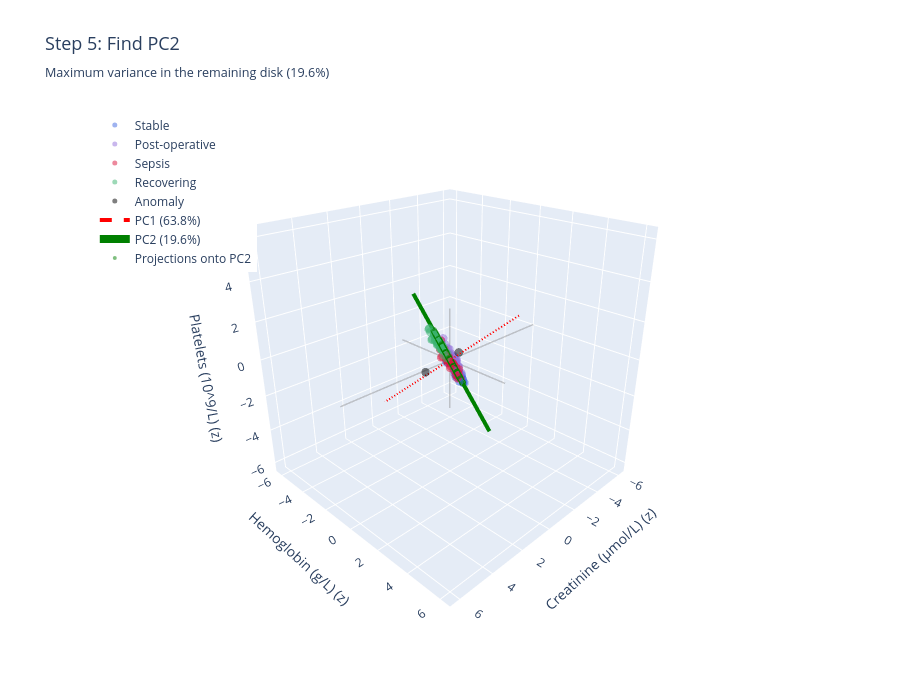

Notebook cell for this chart:
### Markdown cell above
---

## Step 5: Finding PC2

Now we repeat the process on the deflated data:
- Find the direction of maximum variance in the remaining data
- This direction is **automatically perpendicular to PC1**

Why perpendicular? Because we removed all variance along PC1!

### Code cell
def plot_step_5_find_pc2(standardized_data, deflated_data, states, pca_model):
    """Step 5: Find PC2 in the deflated data."""
    
    feature_names_3d = [FEATURE_NAMES[i] for i in SELECTED_3D_FEATURES]
    
    pc1 = pca_model.components_[0]
    pc2 = pca_model.components_[1]
    
    # Project deflated data onto PC2
    projections_pc2 = deflated_data @ pc2
    projected_points_pc2 = np.outer(projections_pc2, pc2)
    
    var_pc1 = pca_model.explained_variance_ratio_[0] * 100
    var_pc2 = pca_model.explained_variance_ratio_[1] * 100
    
    fig = go.Figure()
    
    # Add centered axes
    add_centered_axes(fig, standardized_data)
    
    # Deflated data colored by state
    for state in ['Stable', 'Post-operative', 'Sepsis', 'Recovering', 'Anomaly']:
        mask = states == state
        if not np.any(mask):
            continue
        
        fig.add_trace(go.Scatter3d(
            x=deflated_data[mask, 0], y=deflated_data[mask, 1], z=deflated_data[mask, 2],
            mode='markers',
            marker=dict(size=5, color=STATE_COLORS[state], opacity=0.5),
            name=f'{state}'
        ))
    
    # PC1 axis (dashed - already used)
    pc_scale = 4
    fig.add_trace(go.Scatter3d(
        x=[-pc_scale*pc1[0], pc_scale*pc1[0]],
        y=[-pc_scale*pc1[1], pc_scale*pc1[1]],
        z=[-pc_scale*pc1[2], pc_scale*pc1[2]],
        mode='lines',
        line=dict(color='red', width=4, dash='dash'),
        name=f'PC1 ({var_pc1:.1f}%)'
    ))
    
    # PC2 axis
    fig.add_trace(go.Scatter3d(
        x=[-pc_scale*pc2[0], pc_scale*pc2[0]],
        y=[-pc_scale*pc2[1], pc_scale*pc2[1]],
        z=[-pc_scale*pc2[2], pc_scale*pc2[2]],
        mode='lines',
        line=dict(color='green', width=8),
        name=f'PC2 ({var_pc2:.1f}%)'
    ))
    
    # Projections onto PC2
    fig.add_trace(go.Scatter3d(
        x=projected_points_pc2[:, 0],
        y=projected_points_pc2[:, 1],
        z=projected_points_pc2[:, 2],
        mode='markers',
        marker=dict(size=4, color='green', opacity=0.5),
        name='Projections onto PC2'
    ))
    
    # Calculate axis ranges - USE EQUAL RANGES to preserve perpendicularity!
    padding = 1.2
    max_range = np.abs(standardized_data).max() * padding
    x_range = y_range = z_range = max_range
    
    fig.update_layout(
        title=dict(
            text=f'Step 5: Find PC2<br><sub>Maximum variance in the remaining disk ({var_pc2:.1f}%)</sub>',
            font=dict(size=18)
        ),
        scene=dict(
            xaxis=dict(title=f'{feature_names_3d[0]} (z)', range=[-x_range, x_range]),
            yaxis=dict(title=f'{feature_names_3d[1]} (z)', range=[-y_range, y_range]),
            zaxis=dict(title=f'{feature_names_3d[2]} (z)', range=[-z_range, z_range]),
            camera=dict(eye=dict(x=1.5, y=1.5, z=1.0)),
            aspectmode='cube'
        ),
        width=900,
        height=700,
        legend=dict(x=0.02, y=0.98)
    )
    
    fig.show()
    
    # Verify orthogonality
    dot_product = np.dot(pc1, pc2)
    print(f"PC2 direction: ({pc2[0]:.3f}, {pc2[1]:.3f}, {pc2[2]:.3f})")
    print(f"\nPC1 · PC2 = {dot_product:.6f} (≈0 confirms they're perpendicular)")
    print(f"\nVariance captured:")
    print(f"  PC1: {var_pc1:.1f}%")
    print(f"  PC2: {var_pc2:.1f}%")
    print(f"  Total so far: {var_pc1 + var_pc2:.1f}%")

plot_step_5_find_pc2(standardized_data, deflated_data, states, pca_model)

### Figure 1 — Plotly figure (JSON) as saved in the notebook; plotly's stock layout.template omitted (floating-point values rounded to 4 significant figures; data arrays with more than 128 entries replaced by an {"elided": "..."} marker saying what was removed)
{"data": [{"line": {"color": "gray", "width": 3}, "mode": "lines", "opacity": 0.4, "showlegend": false, "type": "scatter3d", "x": [-6.549, 6.549], "y": [0, 0], "z": [0, 0]}, {"line": {"color": "gray", "width": 3}, "mode": "lines", "opacity": 0.4, "showlegend": false, "type": "scatter3d", "x": [0, 0], "y": [-3.535, 3.535], "z": [0, 0]}, {"line": {"color": "gray", "width": 3}, "mode": "lines", "opacity": 0.4, "showlegend": false, "type": "scatter3d", "x": [0, 0], "y": [0, 0], "z": [-2.687, 2.687]}, {"marker": {"color": "royalblue", "opacity": 0.5, "size": 5}, "mode": "markers", "name": "Stable", "type": "scatter3d", "x": [0.2928, -0.4319, -0.2492, -0.22, -0.1377, 0.2356, -0.1846, 0.0613, 0.07978, -0.05449, -0.02289, 0.6382, -0.08084, 0.04811, 0.07243, -0.04146, -0.06708, 0.3633, -0.2233, -0.1947, 0.7351, 0.1477, -0.1573, -0.007219, 0.4864, 0.4919, -0.3191, 0.08775, -0.02717, 0.3052, 0.2501, 0.2525, 0.4243, -0.02937, -0.09271], "y": [0.5702, 0.4013, 0.4001, 0.1812, 0.8609, 0.6276, 0.6576, 0.9466, 0.4462, 0.5979, 0.6255, 1.009, 0.6499, 0.9467, 0.6834, 0.2372, 0.6133, 0.2997, 0.5466, 0.6704, 0.4804, 0.5633, 0.2837, 0.3189, 1.114, 0.7996, 0.3093, 0.7191, 0.7254, 0.8056, 0.848, 0.8003, 0.8337, 0.7396, 0.4266], "z": [-0.2571, -0.8432, -0.6524, -0.4067, -0.99, -0.373, -0.8387, -0.8678, -0.3563, -0.6449, -0.6392, -0.3301, -0.7234, -0.8816, -0.5972, -0.2764, -0.6731, 0.08228, -0.7697, -0.8618, 0.2903, -0.4009, -0.4424, -0.3213, -0.5909, -0.2761, -0.6356, -0.6165, -0.7419, -0.4759, -0.5748, -0.5253, -0.3799, -0.7583, -0.516]}, {"marker": {"color": "mediumpurple", "opacity": 0.5, "size": 5}, "mode": "markers", "name": "Post-operative", "type": "scatter3d", "x": [-0.5844, -0.6052, -0.04598, -0.7391, -0.2181, -0.4452, -0.3006, -0.5256, -0.7316, -0.9813, -0.8112, -0.7845, 0.1741, -0.2801, -1.023, -0.7085, -0.6261, -0.5773, -0.6967, -0.3216, -0.4223, -0.8985, -0.663, -0.1284, -0.4958, -0.3747, -0.6333, -0.02497, -0.9972, -0.7749, -0.7898, -0.9301, -0.3619, -0.3714, -0.4267], "y": [-0.1526, -0.2261, 0.5723, -0.1414, -0.4784, -0.4079, 0.03461, 0.2541, -0.8843, -0.5159, -0.4154, -0.4935, 0.5282, 0.002684, -0.5672, -0.276, -0.5322, -0.1709, -0.08986, -0.04168, -0.1316, -0.9386, -1.012, 0.2129, -0.5265, -0.9944, -0.3379, -0.3081, -0.6894, -0.6854, -0.4039, -1.431, -0.2818, -0.1879, -0.05582], "z": [-0.4565, -0.4058, -0.6109, -0.6281, 0.2443, -0.0608, -0.346, -0.7956, 0.1107, -0.511, -0.4333, -0.3288, -0.339, -0.2934, -0.5038, -0.4638, -0.1263, -0.4311, -0.6348, -0.2928, -0.3089, -0.009126, 0.3072, -0.3427, 0.003377, 0.5896, -0.3249, 0.2773, -0.3569, -0.13, -0.4224, 0.4423, -0.09836, -0.2006, -0.388]}, {"marker": {"color": "crimson", "opacity": 0.5, "size": 5}, "mode": "markers", "name": "Sepsis", "type": "scatter3d", "x": [-0.3746, 0.03523, -0.1265, 0.2755, -0.2635, 0.1683, 0.5071, 0.417, -0.02616, -0.1282, 0.094, 0.4643, 0.1379, 0.02625, -0.1474, 0.2706, 1.039, 0.0004629, 0.486, 0.5164, 0.8045, 0.3801, 0.2379, -0.5124, 0.1955, 0.4377, 0.007209, -0.1371, -0.06592, -0.08823, 0.06152, 0.1439, 0.4587, 0.4741, 0.6598], "y": [-1.017, 0.1088, 0.1413, 0.5761, 0.1662, -0.1553, -0.1642, 0.2412, 0.5317, 0.1208, 0.8127, 0.1971, 0.188, 0.5119, 0.04025, 0.006177, 0.4503, -0.1005, 0.3815, 0.9981, 0.2915, 0.1991, 0.788, 0.1081, 0.1958, 0.4667, 0.5107, -0.5249, 0.08594, -0.1608, 0.659, 0.08123, 0.8394, 0.2468, 0.6557], "z": [0.6121, -0.07049, -0.2703, -0.2809, -0.4371, 0.3276, 0.688, 0.1955, -0.5503, -0.2519, -0.7021, 0.288, -0.04181, -0.4765, -0.1926, 0.2748, 0.6359, 0.0994, 0.1291, -0.4461, 0.5483, 0.1987, -0.5284, -0.6383, 0.01031, -0.004908, -0.495, 0.3742, -0.153, 0.06664, -0.5846, 0.06942, -0.3498, 0.2493, 0.03975]}, {"marker": {"color": "mediumseagreen", "opacity": 0.5, "size": 5}, "mode": "markers", "name": "Recovering", "type": "scatter3d", "x": [0.3237, -0.04109, 0.3394, 0.4428, 0.4529, 0.4754, 0.5173, 0.07066, 0.581, 0.348, 0.05264, 0.0559, -0.1264, -0.0319, 0.4059, 0.2927, 0.4464, 0.7753, 0.9196, -0.1835, -0.03932, 0.1197, 0.01975, -0.05449, 0.4058, 0.2999, 0.2761, 0.1488, 0.351, 0.1713, 0.1677, -0.145, -0.0419, 0.1657, 0.4785], "y": [-0.2573, -0.8142, -0.2456, -0.4204, -0.2317, -0.8828, -0.5082, -0.6514, -0.3064, 0.105, -0.3046, -0.6394, -0.7062, -0.3167, -0.6175, -1.144, -1.018, -0.4232, -0.3253, -0.3651, -0.7983, -0.9689, -0.4934, -0.5018, -0.4036, -0.3012, -0.5901, -0.9519, -0.5494, -0.8187, -0.9405, -0.6342, -1.143, -0.3755, 0.04892], "z": [0.5892, 0.7585, 0.594, 0.8733, 0.6982, 1.362, 1.037, 0.7143, 0.9046, 0.258, 0.3544, 0.6872, 0.5636, 0.2785, 1.029, 1.43, 1.465, 1.221, 1.275, 0.1688, 0.7447, 1.078, 0.506, 0.4372, 0.8184, 0.6077, 0.8673, 1.091, 0.905, 0.9833, 1.1, 0.4735, 1.081, 0.5415, 0.4485]}, {"marker": {"color": "black", "opacity": 0.5, "size": 5}, "mode": "markers", "name": "Anomaly", "type": "scatter3d", "x": [3.976, -2.152], "y": [2.545, -1.494], "z": [1.623, -0.7638]}, {"line": {"color": "red", "dash": "dash", "width": 4}, "mode": "lines", "name": "PC1 (63.8%)", "type": "scatter3d", "x": [-2.379, 2.379], "y": [2.255, -2.255], "z": [2.292, -2.292]}, {"line": {"color": "green", "width": 8}, "mode": "lines", "name": "PC2 (19.6%)", "type": "scatter3d", "x": [-0.4062, 0.4062], "y": [-3.039, 3.039], "z": [2.569, -2.569]}, {"marker": {"color": "green", "opacity": 0.5, "size": 4}, "mode": "markers", "name": "Projections onto PC2", "type": "scatter3d", "x": {"elided": "142 float values"}, "y": {"elided": "142 float values"}, "z": {"elided": "142 float values"}}], "layout": {"height": 700, "legend": {"x": 0.02, "y": 0.98}, "scene": {"aspectmode": "cube", "camera": {"eye": {"x": 1.5, "y": 1.5, "z": 1.0}}, "xaxis": {"range": [-6.549, 6.549], "title": {"text": "Creatinine (µmol/L) (z)"}}, "yaxis": {"range": [-6.549, 6.549], "title": {"text": "Hemoglobin (g/L) (z)"}}, "zaxis": {"range": [-6.549, 6.549], "title": {"text": "Platelets (10^9/L) (z)"}}}, "title": {"font": {"size": 18}, "text": "Step 5: Find PC2<br><sub>Maximum variance in the remaining disk (19.6%)</sub>"}, "width": 900}}
